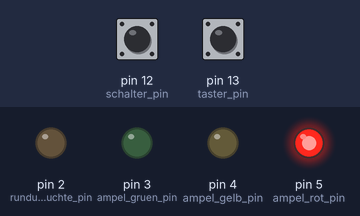
This program was run on a simulated Arduino Uno, built with avr-gcc and run on an emulated ATmega328P. Parts: output pins drawn as LEDs (lit = HIGH). Inputs (shaded band) come from the test bench; at power-on: pin 12 (schalter_pin) HIGH, pin 13 (taster_pin) HIGH.

Above: at 1.2 s.
1.3 s: pin 12 (schalter_pin) pulled LOW for 0.15 s
At 2.0 s:
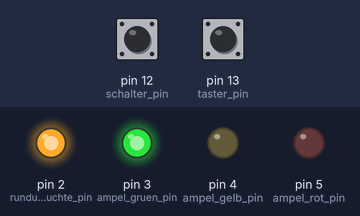
4.4 s: pin 13 (taster_pin) pulled LOW for 0.15 s
At 5.6 s:
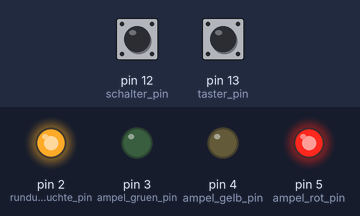
At 32.1 s:
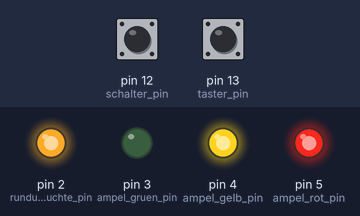
Timing chart, 0 to 32.9 s (numbered marks = the images above; inputs shaded):
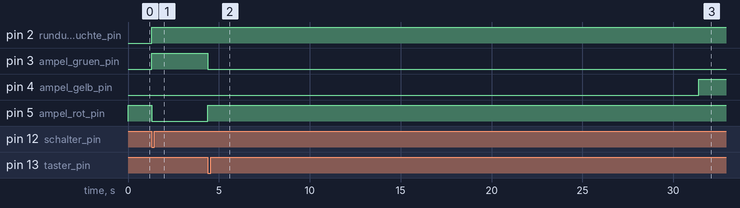

The program:

main.cpp
```cpp
#include <Arduino.h>

// Eingänge
const unsigned int schalter_pin = 12;
const unsigned int taster_pin = 13;

// Ausgänge
const unsigned int ampel_rot_pin = 5;
const unsigned int ampel_gelb_pin = 4;
const unsigned int ampel_gruen_pin = 3;
const unsigned int rundumleuchte_pin = 2;

// Wartezeiten (seconds)
const unsigned int warten_rot = 27;
const unsigned int warten_rotgelb = 3;
const unsigned int min_warten_gruen = 5;

// int = Integer == Ganzzahl (-5,0,1,3,4)
// unsigned == ohne Vorzeichen (nur nicht-negative Zahlen, 0,1,2, ...)

void setup() {
  // put your setup code here, to run once:

  // Eingänge (mit internem Pull-Up-Widerstand)
  pinMode(schalter_pin, INPUT_PULLUP);
  pinMode(taster_pin, INPUT_PULLUP);

  // Ausgänge
  pinMode(ampel_rot_pin, OUTPUT);
  pinMode(ampel_gelb_pin, OUTPUT);
  pinMode(ampel_gruen_pin, OUTPUT);
  pinMode(rundumleuchte_pin, OUTPUT);
}

enum state_type { grundzustand, box_frei, box_belegt, ausfahrt_vorbereiten };
state_type zustand = grundzustand;

unsigned long current_millis;
unsigned long millis_at_box_belegt;
unsigned long millis_at_ausfahrt_vorbereiten;
unsigned long millis_at_box_frei;

void loop() {

  current_millis = millis();

  // Zustandsübergänge (Pfeile)
  if (zustand == grundzustand) {
    if (digitalRead(schalter_pin) == LOW) {
      zustand = box_frei;
    }
  } else if (zustand == box_frei) {
    if (digitalRead(schalter_pin) == HIGH && current_millis >= min_warten_gruen * 1000 + millis_at_box_frei) {
      zustand = grundzustand;
    } else if (digitalRead(taster_pin) == LOW) {
      zustand = box_belegt;
      millis_at_box_belegt = current_millis;
    }
  } else if (zustand == box_belegt) {
    if (current_millis >= warten_rot * 1000 + millis_at_box_belegt) {
      zustand = ausfahrt_vorbereiten;
      millis_at_ausfahrt_vorbereiten = current_millis;
    }
  } else if (zustand == ausfahrt_vorbereiten) {
    if (current_millis >= warten_rotgelb * 1000 + millis_at_ausfahrt_vorbereiten) {
      zustand = box_frei;
      millis_at_box_frei = current_millis;
    }
  }

  // Aktionen in Zuständen
  if (zustand == grundzustand) {
    digitalWrite(ampel_rot_pin, HIGH);
    digitalWrite(ampel_gelb_pin, LOW);
    digitalWrite(ampel_gruen_pin, LOW);
    digitalWrite(rundumleuchte_pin, LOW);
  } else if (zustand == box_frei) {
    digitalWrite(ampel_rot_pin, LOW);
    digitalWrite(ampel_gelb_pin, LOW);
    digitalWrite(ampel_gruen_pin, HIGH);
    digitalWrite(rundumleuchte_pin, HIGH);
  } else if (zustand == box_belegt) {
    digitalWrite(ampel_rot_pin, HIGH);
    digitalWrite(ampel_gelb_pin, LOW);
    digitalWrite(ampel_gruen_pin, LOW);
    digitalWrite(rundumleuchte_pin, HIGH);
  } else if (zustand == ausfahrt_vorbereiten) {
    digitalWrite(ampel_rot_pin, HIGH);
    digitalWrite(ampel_gelb_pin, HIGH);
    digitalWrite(ampel_gruen_pin, LOW);
    digitalWrite(rundumleuchte_pin, HIGH);
  }

}
```

Measured:
- after the input at 1.3 s, pin 2 (rundumleuchte_pin), pin 3 (ampel_gruen_pin): LOW → HIGH at once; pin 5 (ampel_rot_pin): HIGH → LOW at once
- after the input at 4.4 s, pin 2 (rundumleuchte_pin): stays HIGH (without the input it goes to LOW after 0.60 s); pin 3 (ampel_gruen_pin): HIGH → LOW after 0.00 s instead of 0.60 s; pin 4 (ampel_gelb_pin): LOW → HIGH after 27.0 s; pin 5 (ampel_rot_pin): LOW → HIGH after 0.00 s instead of 0.60 s
